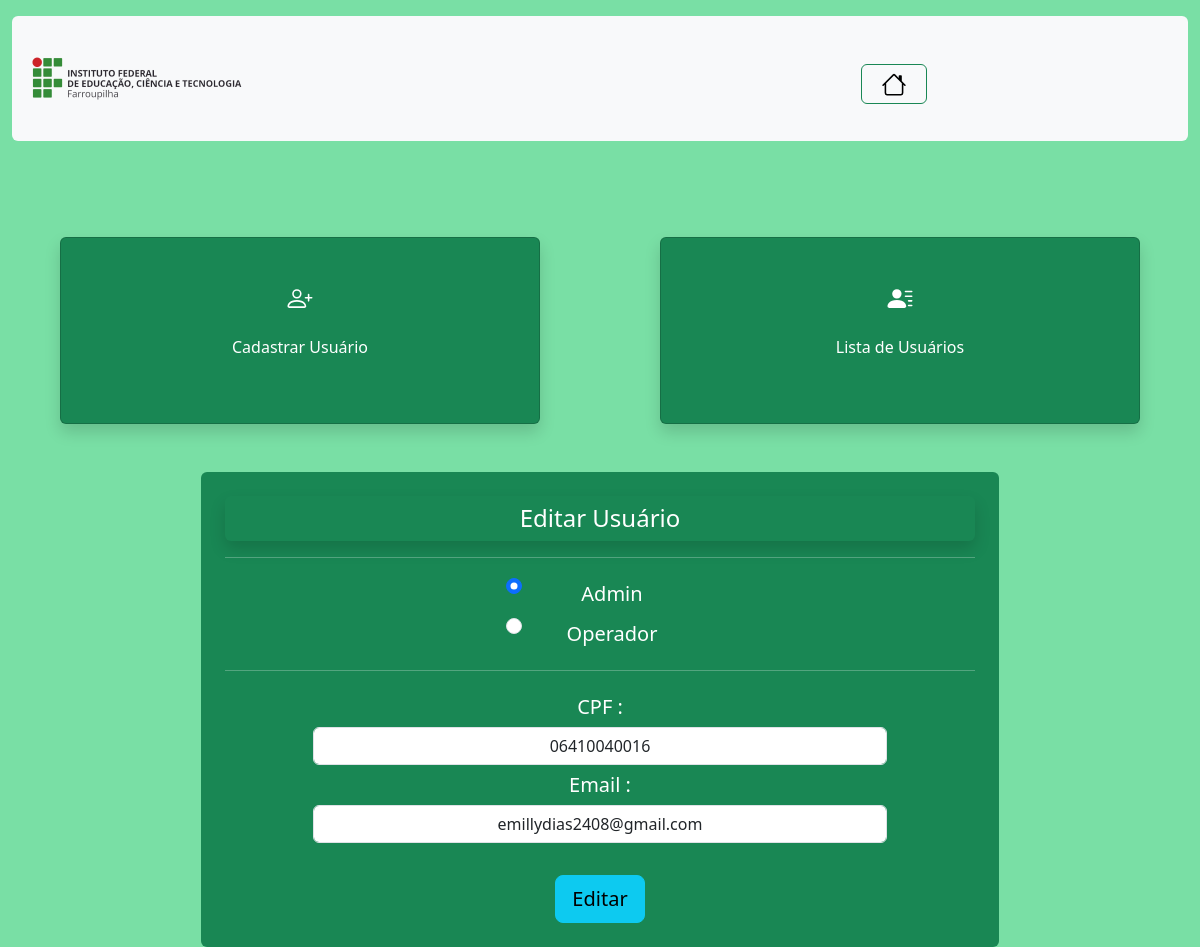
/Usuario/index_usuario.php?page=editar&CPF=06410040016 (signed in), run on an earlier commit of the app's database.
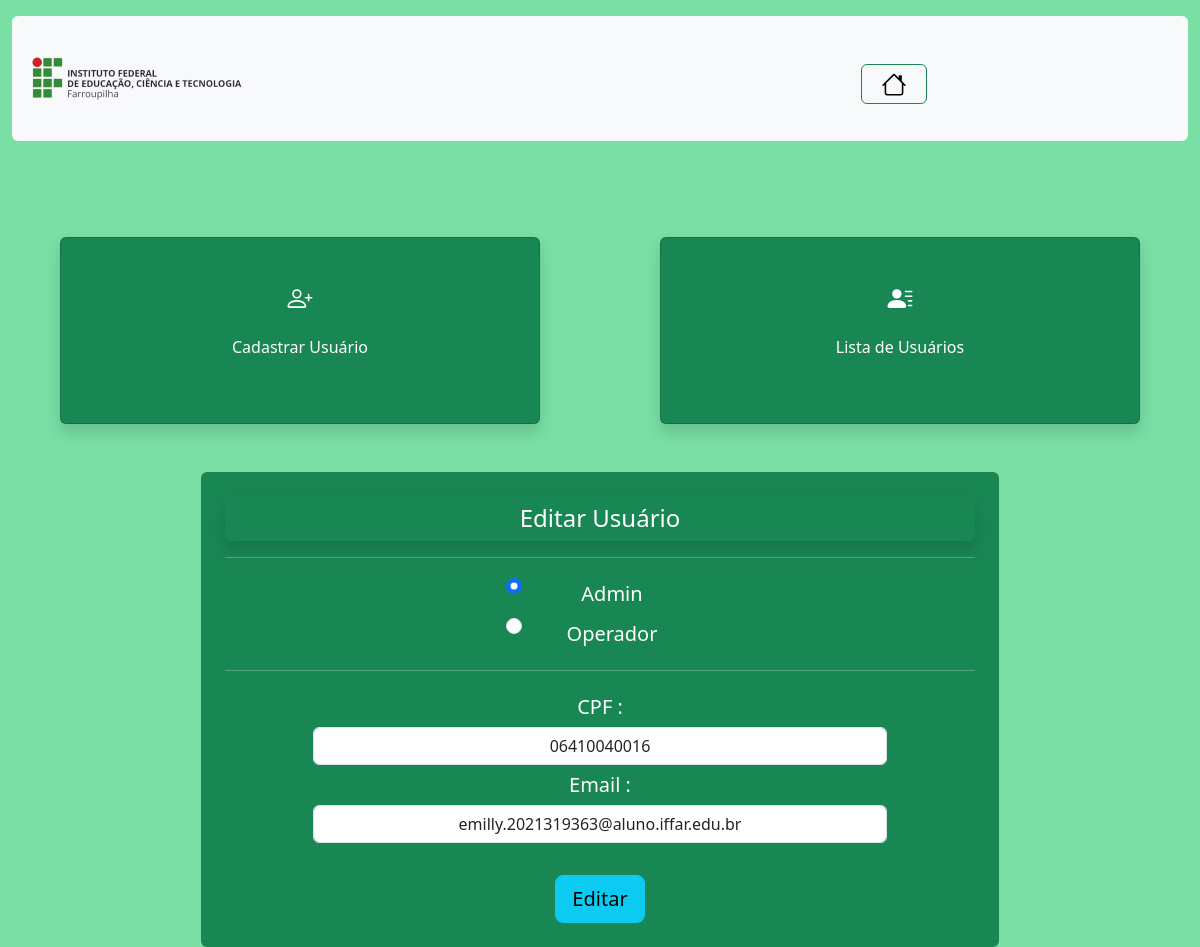
And on a later commit of the database.
### tables this page shows
CREATE TABLE IF NOT EXISTS `usuario` (
  `nivel` varchar(30) NOT NULL,
  `CPF` char(14) NOT NULL,
  `email` varchar(100) NOT NULL,
  `senha` varchar(255) NOT NULL,
  PRIMARY KEY (`CPF`)
);

### Usuario/editar_usuario.php (the view, shortened to what this page needs)
<div class="container-sm rounded p-4 text-bg-success text-center" style="width: 70%;">
    <?php
        include_once("../config.php");
        $sql = "SELECT * FROM usuario WHERE CPF=".$_REQUEST["CPF"];
        $result = $connect->query($sql);
        $row = $result->fetch_object();
    ?>
    <form action="?page=salvar" method="POST">
    <p class="p-2 h4 rounded shadow">Editar Usuário</p>
    <hr>
        <div class="m-3 w-25 mx-auto" id="nivel">
            <div class="form-check">
                <label class="h5 m-2">Admin</label>
                <input type="radio" class="form-check-input" name="nivel" value="admin" <?php print($row->nivel == "admin") ? "checked" : null; ?>>
                <label class="h5 m-2">Operador</label>
                <input type="radio" class="form-check-input" name="nivel" value="operador" <?php print($row->nivel == "operador") ? "checked" : null; ?>>
            </div>
        </div>
        <hr>
        <div class="m-3">
            <label for="CPF" class="h5 mt-2">CPF :</label>
            <input type="text" class="form-control text-center" style="margin-left: 10%; width: 80%;"
            name="CPF" id="CPF" value="<?php print $row->CPF;?>" readonly>
            <label for="email" class="h5 m-2">Email :</label>
            <input type="text" class="form-control text-center" style="margin-left: 10%; width: 80%;"
            name="email" value="<?php print $row->email; ?>">
        </div>
        <button type="submit" class="btn btn-info btn-lg text-center mt-3">Editar</button>
    </form>
</div>

What changed in the data, as far as the page shows it:
changed usuario id 06410040016: email "emillydias2408@gmail.com" → "emilly.2021319363@aluno.iffar.edu.br"
